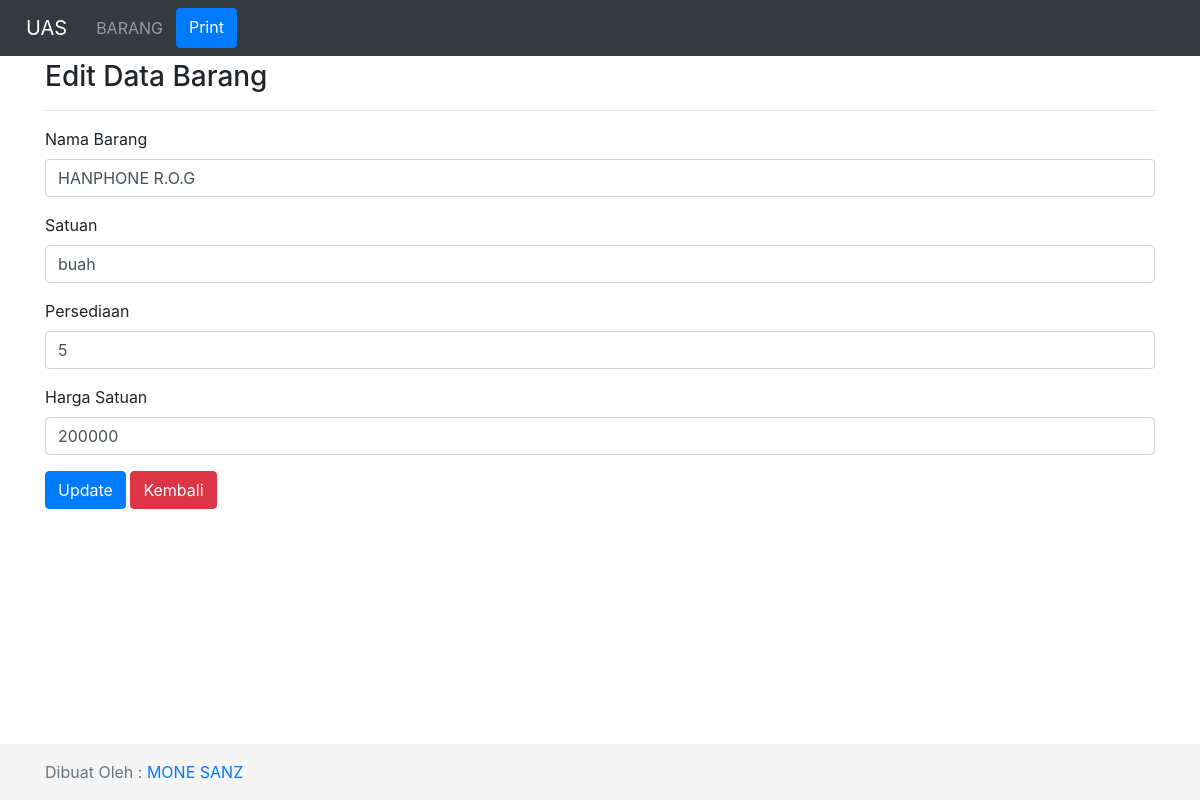
The app's page /barang/edit/12, older data.
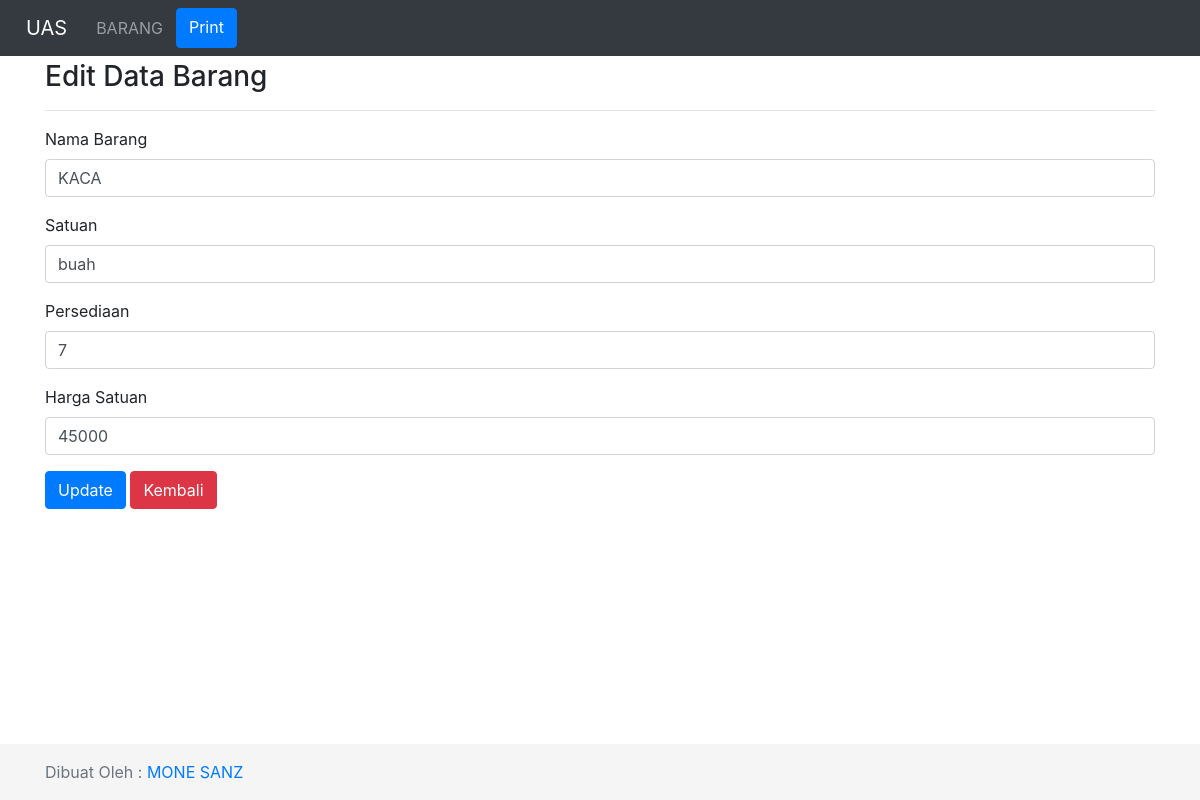
The same page, newer data.
### tables this page shows
CREATE TABLE `barang` (
  `id_barang` int(10) NOT NULL,
  `nama_barang` varchar(100) NOT NULL,
  `satuan` varchar(20) NOT NULL,
  `stok` int(11) NOT NULL,
  `harga_satuan` int(10) NOT NULL
);

### application/controllers/Barang.php (called while the page is built, shortened)
<?php
class Barang extends CI_Controller {
	function __construct(){
		$this->load->model('m_barang');
	}
	public function edit($id){
		$where = array('id_barang'=>$id);
		$data['barang'] = $this->m_barang->edit_data($where)->result();
		$this->load->view('v_header');
		$this->load->view('barang/v_edit',$data);
		$this->load->view('v_footer');
	}
}

### index.php (called while the page is built, shortened)
<?php
require_once BASEPATH.'core/CodeIgniter.php';

### application/models/m_barang.php (called while the page is built, shortened)
<?php
class M_barang extends CI_Model{
	function edit_data($where){
		return $this->db->get_where('barang',$where);
	}
}

### application/views/barang/v_edit.php (the view, shortened to what this page needs)
<main role="main" class="flex-shrink-0">
  <div class="container">
  	<h3>Edit Data Barang</h3>
  	<hr>
    <?php foreach ($barang as $row) { ?>
    <form method="post" action="<?= base_url('barang/edit_aksi');?>">
      <div class="form-group">
        <label>Nama Barang</label>
        <input type="text" name="nama_barang" class="form-control" value="<?= $row->nama_barang;?>">
      </div>
      <div class="form-group">
        <label>Satuan</label>
        <input type="text" name="satuan" class="form-control" value="<?= $row->satuan;?>">
      </div>
      <div class="form-group">
        <label>Persediaan</label>
        <input type="number" name="stok" class="form-control" value="<?= $row->stok;?>">
      </div>
      <div class="form-group">
        <label>Harga Satuan</label>
        <input type="number" name="harga_satuan" class="form-control" value="<?= $row->harga_satuan;?>">
      </div>
      <button type="submit" class="btn btn-primary">Update</button>
      <a href="<?= base_url('barang'); ?>" class="btn btn-danger">Kembali</a>
    </form>
  <?php } ?>
  </div>
</main>

### application/views/v_header.php (shortened to what this page needs)
 <!doctype html>
<html lang="en" class="h-100">
  <head>
    <link href="<?= base_url(); ?>assets/css/bootstrap.min.css" rel="stylesheet">
    <link href="<?= base_url();?>assets/custom/style.css" rel="stylesheet">
  </head>
  <body class="d-flex flex-column h-100">
    <header>
  <nav class="navbar navbar-expand-md navbar-dark fixed-top bg-dark">
    <a class="navbar-brand" style="margin-left: 10px" href="<?= base_url();?>">UAS</a>
    <div class="collapse navbar-collapse" id="navbarCollapse">
      <ul class="navbar-nav mr-auto">
        <li class="nav-item" style="margin-left: 5px">
          <a class="nav-link" href="<?= base_url('barang'); ?>">BARANG<span class="sr-only">(current)</span></a>
        </li>
         <a class="btn btn-primary" style="margin-left: 5px" href="<?php echo base_url('barang/print'); ?>"> <i class="fa fa-print"></i> Print</a>
      </ul>
    </div>
  </nav>
</header>

### application/views/v_footer.php (shortened to what this page needs)
<footer class="footer mt-auto py-3">
  <div class="container">
    <span class="text-muted">Dibuat Oleh : <a href="https://youtube.com/c/MoneSanz">MONE SANZ</a></span>
  </div>
</footer>
<script>window.jQuery || document.write('<script src="<?= base_url(); ?>assets/vendor/jquery-slim.min.js"><\/script>')</script><script src="<?= base_url(); ?>assets/js/bootstrap.bundle.min.js"></script></body>
</html>

### assets/custom/style.css (style rules this page uses)
main > .container { padding: 60px 15px 0; }
.footer { background-color: #f5f5f5; }
.footer > .container { padding-right: 15px; padding-left: 15px; }

Row changes from the older to the newer data that the page shows:
changed barang "buah": nama_barang "HANPHONE R.O.G" → "KACA"; stok "5" → "7"; harga_satuan "200000" → "45000"
